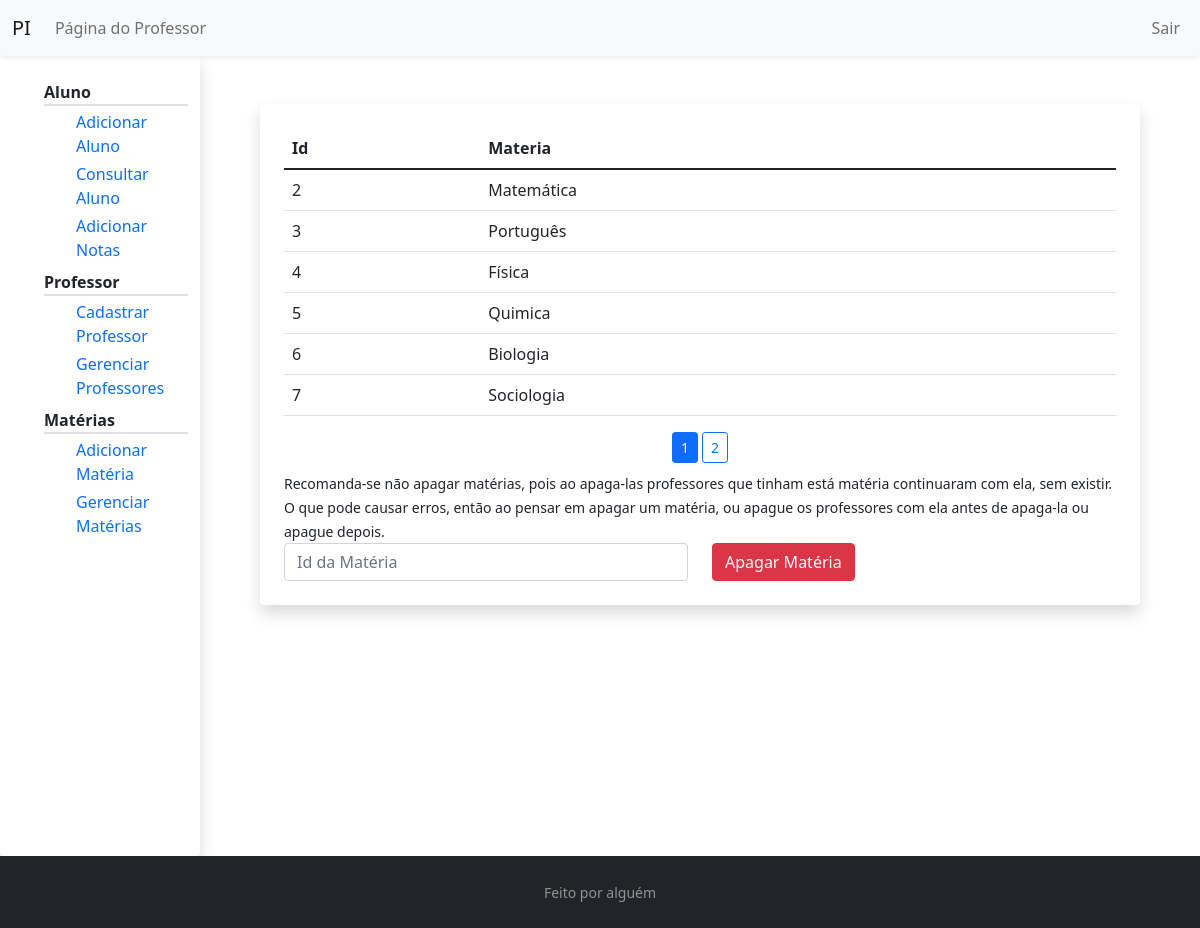
/gerenciar/materia/ (signed in), run on the app's committed database.
### pi/models.py (models this page shows, shortened)
class Materia(db.Model):
    id = db.Column(db.Integer, primary_key=True)
    nome = db.Column(db.String(100), nullable=False, unique=True)

### pi/routes.py (the view, shortened to what this page needs)
@app.route("/gerenciar/materia/", methods=["GET", "POST"])
@login_required
def gerenciar_materia():
    page = request.args.get('page', 1, type=int)
    form = DeleteMateriaForm()
    materias = Materia.query.paginate(per_page=6)
    return render_template('gerenciar_materias.html',
                            titulo='Gerenciar Materias',
                            user='gerenciar',
                            lista_materias=materias,
                            form=form)

### pi/forms.py (shortened to what this page needs)
class DeleteMateriaForm(FlaskForm):
    id = StringField('Id da Matéria',
                       validators=[DataRequired()],
                       render_kw={"placeholder": "Id da Matéria"})
    apagar = SubmitField('Apagar Matéria')

### pi/models.py (called while the page is built)
@login_manager.user_loader
def load_user(professor_id):
    return Professor.query.get(int(professor_id))

### pi/templates/gerenciar_materias.html (shortened to what this page needs)
{% extends "professor_layout.html" %}
{% block prof %}
    <div class="shadow p-4 mb-5 bg-white rounded m-5">
        <table class="table ">
            <thead class="border-bottom border-dark" >
                <tr>
                    <th scope="col"> Id</th>
                    <th scope="col"> Materia </th>
                </tr>
            </thead>
            <tbody>
                {% for materia in lista_materias.items %}
                    <tr>
                        <td> {{ materia.id }} </td>
                        <td> {{ materia.nome }} </td>
                    </tr>
                {% endfor %}
            </tbody>
        </table>
        <div class="text-center">
            {%  for numero_pagina in lista_materias.iter_pages() %}
                {% if numero_pagina %}
                    {% if lista_materias.page == numero_pagina %}
                        <a class="btn btn-primary btn-sm" href="{{ url_for('gerenciar_materia', page=numero_pagina) }}">{{ numero_pagina }}</a>
                    {% else %}
                        <a class="btn btn-outline-primary btn-sm" href=" {{ url_for('gerenciar_materia', page=numero_pagina) }} "> {{ numero_pagina }} </a>
                    {% endif %}
                {% else %}
                    ...
                {% endif %}
            {% endfor %}
        </div>
        <div class="mt-2">
            <small>
                Recomanda-se não apagar matérias, pois ao apaga-las professores que tinham está matéria continuaram com ela, sem existir. O que pode causar erros, então ao pensar em apagar um matéria, ou apague os professores com ela antes de apaga-la ou apague depois.
            </small>
            <form class="row" action="" method="POST">
                <fieldset class="col-md-6">
                    <div class="">
                        {% if form.id.errors %}
                            {{ form.id(class="form-control form-control is-invalid")}}
                            <div class="invalid-feedback">
                                {% for error in form.id.errors %}
                                    <span> {{ error }} </span>
                                {% endfor %}
                            </div>
                        {% else %}
                            {{ form.id(class="form-control form-control") }}
                        {% endif %}
                    </div>
                </fieldset>
                <div class="col-md-6">
                    {{ form.apagar(class="btn btn-danger ") }}
                </div>
            </form>
        </div>
    </div>
{% endblock prof %}

### pi/static/main.css (style rules this page uses)
html, body { height: 100vh; }
a { text-decoration: none; }

### data on the page
Materia: id "2", nome "Matemática"
Materia: id "3", nome "Português"
Materia: id "4", nome "Física"
Materia: id "5", nome "Quimica"
Materia: id "6", nome "Biologia"
Materia: id "7", nome "Sociologia"

### other printed values
{{ numero_pagina }} "1"
{{ numero_pagina }} "2"
